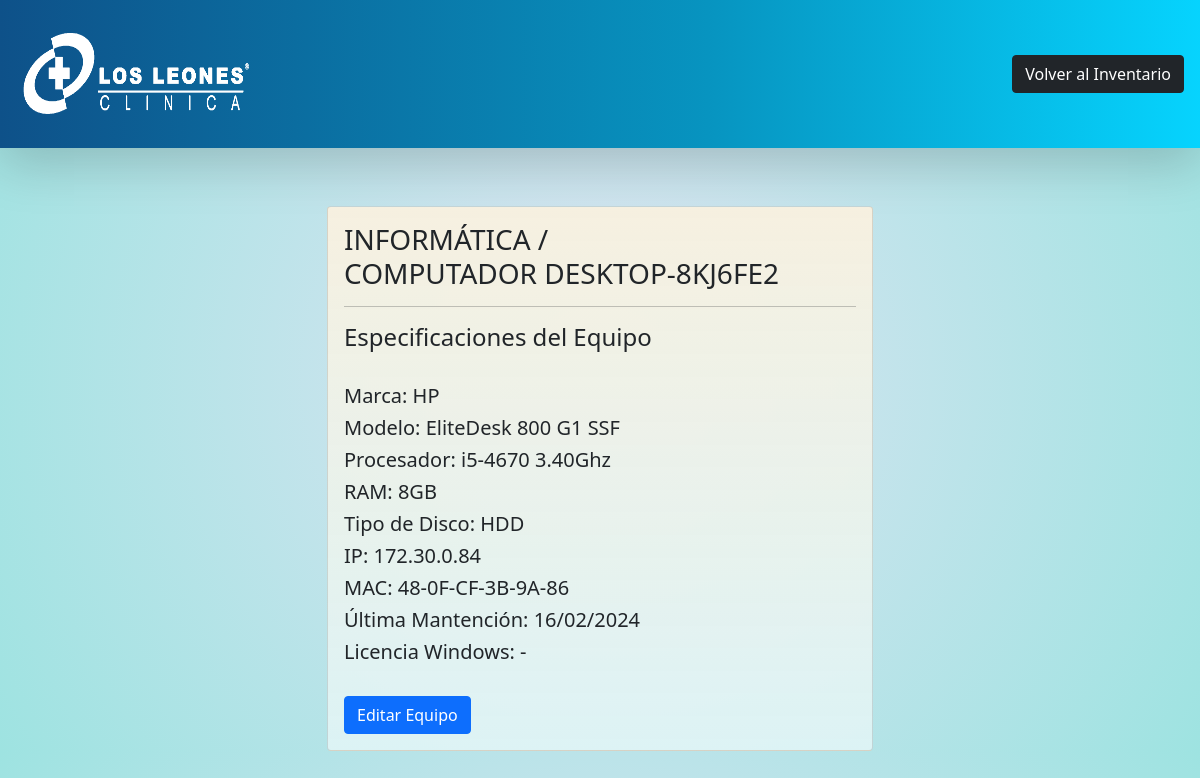
Page /equipos/ver/3 on the committed database.
### equipos/models.py (models this page shows, shortened)
class equipo(models.Model):
    id_equipo = models.AutoField(primary_key= True, null=False)
    nombre = models.CharField('Nombre de Equipo',max_length = 30, default = '')
    marca = models.CharField('Marca de Equipo', max_length = 15, default = '')
    modelo = models.CharField('Modelo de Equipo', max_length = 50, default = '')
    proce = models.CharField('Procesador',max_length = 40,blank = True ,default = '-')
    ram = models.CharField('RAM',max_length = 15,blank = True, default = '-')
    discos = (('-','-'),
              ('SSD','SSD'),
              ('HDD','HDD'))
    disco = models.CharField('Disco',max_length = 5, choices = discos ,blank = True, default = '-')
    ip = models.CharField('IP Equipo', max_length = 20, default = '')
    tipos = (("Tipo de Equipo","Tipo de Equipo"),
             ('COMPUTADOR','COMPUTADOR'),
             ('IMPRESORA','IMPRESORA'))
    tipo = models.CharField('Tipo de Equipo', max_length = 30 ,choices = tipos, default = "Tipo de Equipo" )
    """ubicaciones = (('Ubicación de Equipo','Ubicación de Equipo'),
                   ('CM ADULTO','CM ADULTO'),
                   ('CM TRAUMATOLOGICO','CM TRAUMATOLOGICO'),
                   ('CM PEDIATRICO','CM PEDIATRICO'),
                   ('CM GERENCIAL','CM GERENCIAL'),
                   ('CM CERVANTES','CM CERVANTES'),
                   ('UNIDAD DE EXAMENES','UNIDAD DE EXAMENES'),
                   ('RESONANCIA','RESONANCIA'),
                   ('RAYOS','RAYOS'),
                   ('MAMOGRAFIA','MAMOGRAFIA'),
                   ('SCANNER','SCANNER'),
                   ('ELECTRO','ELECTRO'),
                   ('TOMA DE MUESTRAS','TOMA DE MUESTRAS'),
                   ('URGENCIAS','URGENCIAS'),
                   ('URGENCIAS RECEPCION','URGENCIAS RECEPCION'),
                   ('HOSPITALIZACION','HOSPITALIZACION'),
                   ('UTI','UTI'),
                   ('CONTABILIDAD','CONTABILIDAD'),
                   ('RRHH','RRHH'),
                   ('VACUNATORIO','VACUNATORIO'),
                   ('MANTENCION','MANTENCION'),
                   ('PABELLON','PABELLON'),
                   ('PRESUPUESTOS','PRESUPUESTOS'),
                   ('COBRANZA','COBRANZA'),
                   ('GERENCIA EUSEBIO LILLO','GERENCIA EUSEBIO LILLO'),
                   ('GERENCIA CERVANTES','GERENCIA CERVANTES'),
                   ('FICHEROS','FICHEROS'),
                   ('FONASA','FONASA'),
                   ('CALIDAD','CALIDAD'),
                   ('INFORMACIONES','INFORMACIONES'),
                   ('INFORMATICA','INFORMATICA')"""
    ubicacion = models.CharField('Ubicación de Equipo', max_length=50, default ="")
    mac = models.CharField('MAC Equipo', max_length = 25, default = '')
    mantencion = models.CharField('Fecha Mantención', max_length = 20, default = '-')
    licencia = models.CharField('Licencia Windows',max_length = 35, default = "-")
    required = models.BooleanField('Requiere Mantención', default = False)
    link = models.CharField('URL impresora', max_length = 200, default = '-')

### equipos/views.py (the view)
# urls.py: path('equipos/ver/<int:id_equipo>',verEquipo, name = 'ver'),
def verEquipo(request, id_equipo):
    eq = equipo.objects.get(pk = id_equipo)
    return render(request, 'equipos/verEquipo.html',{'eq':eq})

### templates/equipos/verEquipo.html (shortened to what this page needs)
<!DOCTYPE html>
{% load static %}
<html lang="en">
<head>
    <link href="https://cdn.jsdelivr.net/npm/bootstrap@5.0.0-beta2/dist/css/bootstrap.min.css" rel="stylesheet">
</head>
<body style="background: rgb(220,228,242);
background: radial-gradient(circle, rgba(220,228,242,1) 0%, rgba(158,227,225,1) 100%);">
    <header class="shadow-lg p-3 mb-5" style ="background: rgb(14,81,137);
    background: linear-gradient(90deg, rgba(14,81,137,1) 0%, rgba(7,148,192,1) 59%, rgba(0,211,255,0.9641106442577031) 100%);">
        <div class="navbar">
            <div class="logo"><img src="{% static 'img/logo.png' %}" alt="logo_cll" height="100px" width="240px"></div>
            <a id="back" style="margin-left: 15px;" class="btn btn-dark" href="{% url 'index' %}">Volver al Inventario</a>
        </div>
    </header>
    <main>
        <div class="container" style="padding-top: 10px;">
            <div class="row">
                <div class="col-12 col-md-6 offset-md-3">
                    <div style="background: rgb(224,244,246);
                    background: linear-gradient(0deg, rgba(224,244,246,0.9052871148459384) 0%, rgba(246,240,224,1) 100%);" class="card">
                        <div class="card-body">
                            <h3>{{eq.ubicacion}} / <br> {{eq.tipo}} {{eq.nombre}}</h3>
                            <hr>
                            <h4>Especificaciones del Equipo</h4>
                            <br>
                            <h5>Marca: {{eq.marca}}</h5>
                            <h5>Modelo: {{eq.modelo}}</h5>
                            {% if eq.tipo == 'COMPUTADOR' %}
                            <h5>Procesador: {{eq.proce}}</h5>
                            <h5>RAM: {{eq.ram}}</h5>
                            <h5>Tipo de Disco: {{eq.disco}}</h5>
                            <h5>IP: {{eq.ip}}</h5>
                            <h5>MAC: {{eq.mac}}</h5>
                            <h5>Última Mantención: {{eq.mantencion}}</h5>
                            {% if eq.licencia %}
                            <h5>Licencia Windows: {{eq.licencia}}</h5>
                            {% endif %}
                            <br>
                            {% else %}
                            <h5>IP: {{eq.ip}}</h5>
                            <h5>MAC: {{eq.mac}}</h5>
                            <h5>Última Mantención: {{eq.mantencion}}</h5>
                            <h5>Link: {% if eq.link == '-' %} {{eq.link}} {% else %} <a href = "{{eq.link}}" target = '_blank'>{{eq.link}}</a>{% endif %}</h5>
                            <br>
                            {% endif %}
                            <a class="btn btn-primary" href="{% url 'update' eq.id_equipo %}">Editar Equipo</a>
                        </div>
                    </div>
                </div>
            </div>
        </div>
    </main>
</body>
</html>

### rows in the picture
equipo: ubicacion "INFORMÁTICA", tipo "COMPUTADOR", nombre "DESKTOP-8KJ6FE2", marca "HP", modelo "EliteDesk 800 G1 SSF", proce "i5-4670 3.40Ghz", ram "8GB", disco "HDD", ip "172.30.0.84", mac "48-0F-CF-3B-9A-86", mantencion "16/02/2024", licencia "-"
